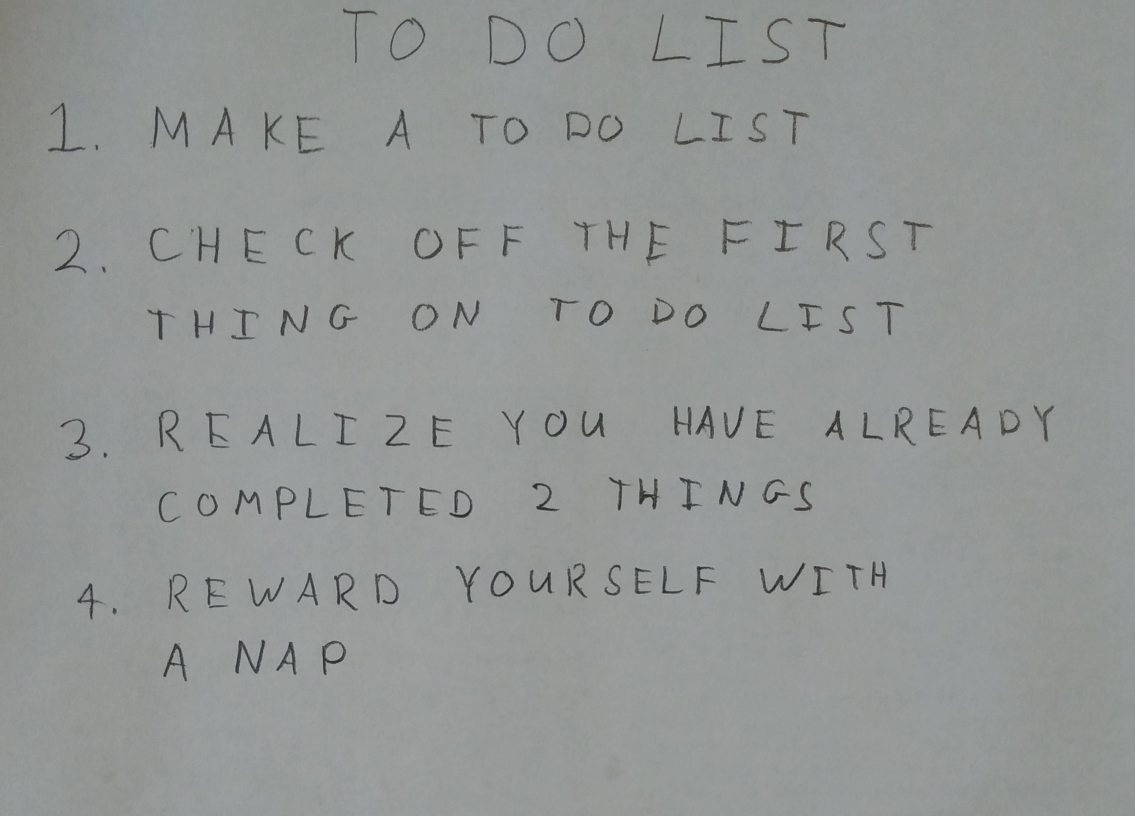
#> input picture CV_hw5/images/01_list.jpg, 2270 x 1631 px (shown at 1/2 size); its folder holds only this picture in this run
$ python run_q4.py
#> lines starting #> are read from the running program, lines starting #| are printed output that depends on the picture; after the words box and inside, x2 and y2 are one past the last pixel; in counts of white or black regions, pixels touching at a corner belong together
### CV_hw5/python/q4.py
import numpy as np

import skimage
import skimage.measure
import skimage.color
import skimage.restoration
import skimage.filters
import skimage.morphology
import skimage.segmentation

# takes a color image
# returns a list of bounding boxes and black_and_white image
def findLetters(image):
    bboxes = []
    bw = None


    # print(image.shape)
    # insert processing in here
    # one idea estimate noise -> denoise -> greyscale -> threshold -> morphology -> label -> skip small boxes
    # this can be 10 to 15 lines of code using skimage functions


    ##########################
    ##### your code here #####
    ##########################
    sigma_est = skimage.restoration.estimate_sigma(image, multichannel = True, average_sigmas = True)
#> sigma_est = 0.00154
    # print(f"Estimated Gaussian noise standard deviation = {sigma_est}")
    denoise_img = skimage.restoration.denoise_tv_chambolle(image, weight = sigma_est, multichannel = True)
    # print('denoise img shape',denoise_img.shape)
    grey_img = skimage.color.rgb2gray(denoise_img)
    # print('grey img shape',grey_img.shape)
    thresh = skimage.filters.threshold_otsu(grey_img)
#> thresh = 0.451
    # print('threshold',thresh)
    binary_img = grey_img < thresh
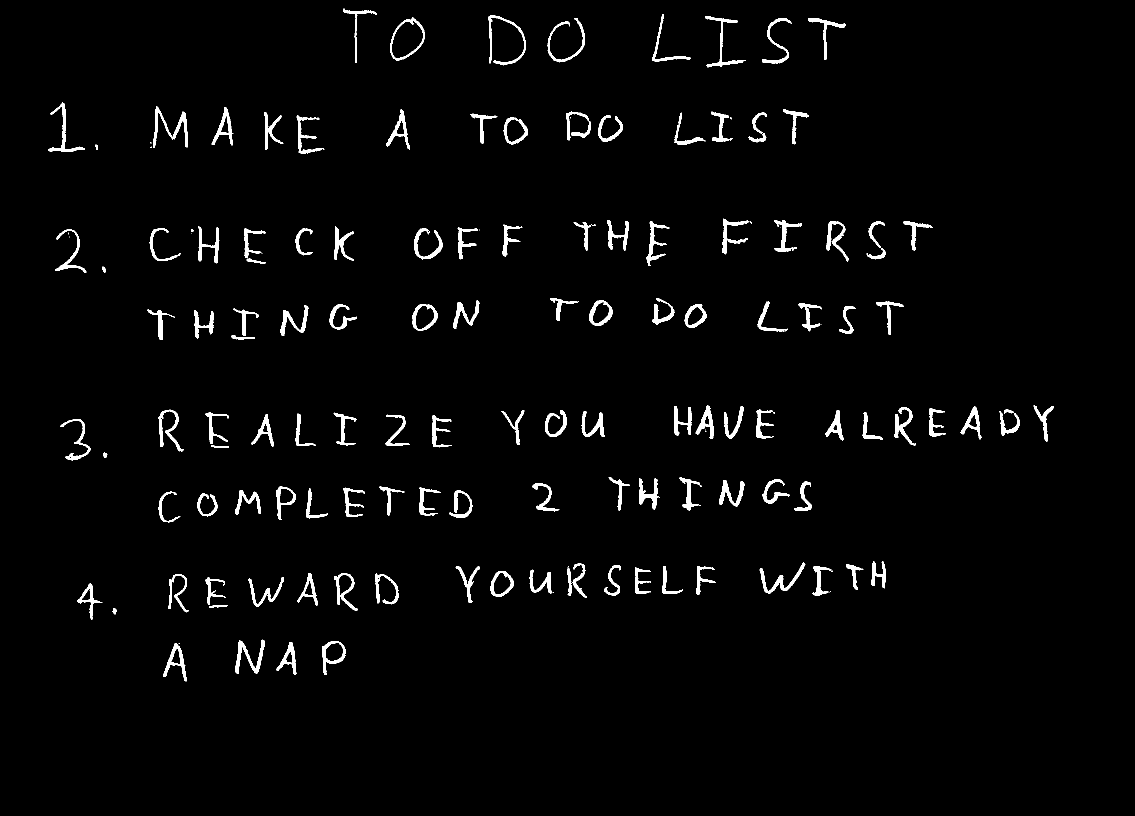
#> binary_img: shape (1631, 2270) bool (shown at 1/2 size); 2.4% white; 158 white regions (29 under 20 px), largest, box (x1, y1, x2, y2) and area: (306, 213, 376, 295) 1368, (471, 1279, 530, 1348) 1217, (977, 30, 1052, 131) 1138
    # print('binary img shape',binary_img.shape)
    morph_img = skimage.morphology.opening(binary_img, skimage.morphology.square(3))
#> morph_img: shape (1631, 2270) bool; 2.3% white; 174 white regions (16 under 20 px), largest, box (x1, y1, x2, y2) and area: (471, 1280, 530, 1347) 1214, (977, 31, 1052, 130) 1125, (1520, 1126, 1610, 1187) 1124
    bw = ~morph_img
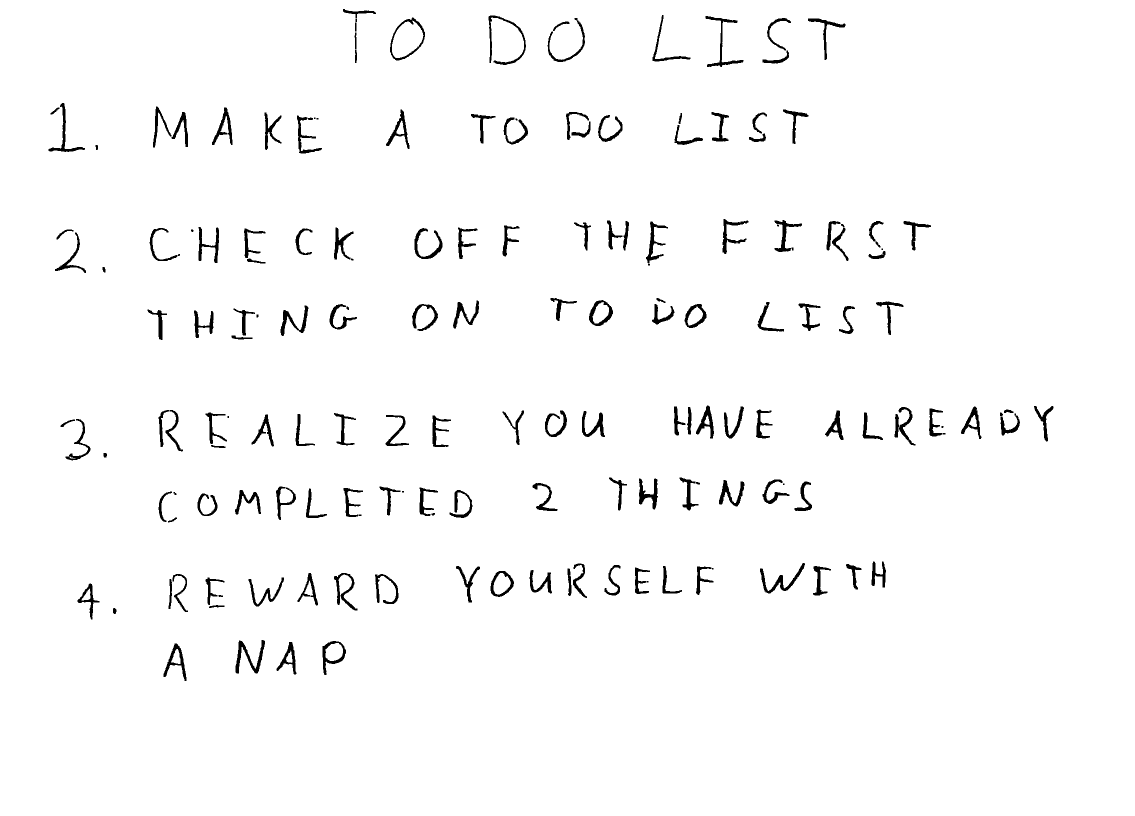
#> bw: shape (1631, 2270) bool (shown at 1/2 size); 97.7% white; 174 black regions (16 under 20 px)

    cleared = skimage.segmentation.clear_border(morph_img)
    label_img = skimage.measure.label(cleared, connectivity= 2)
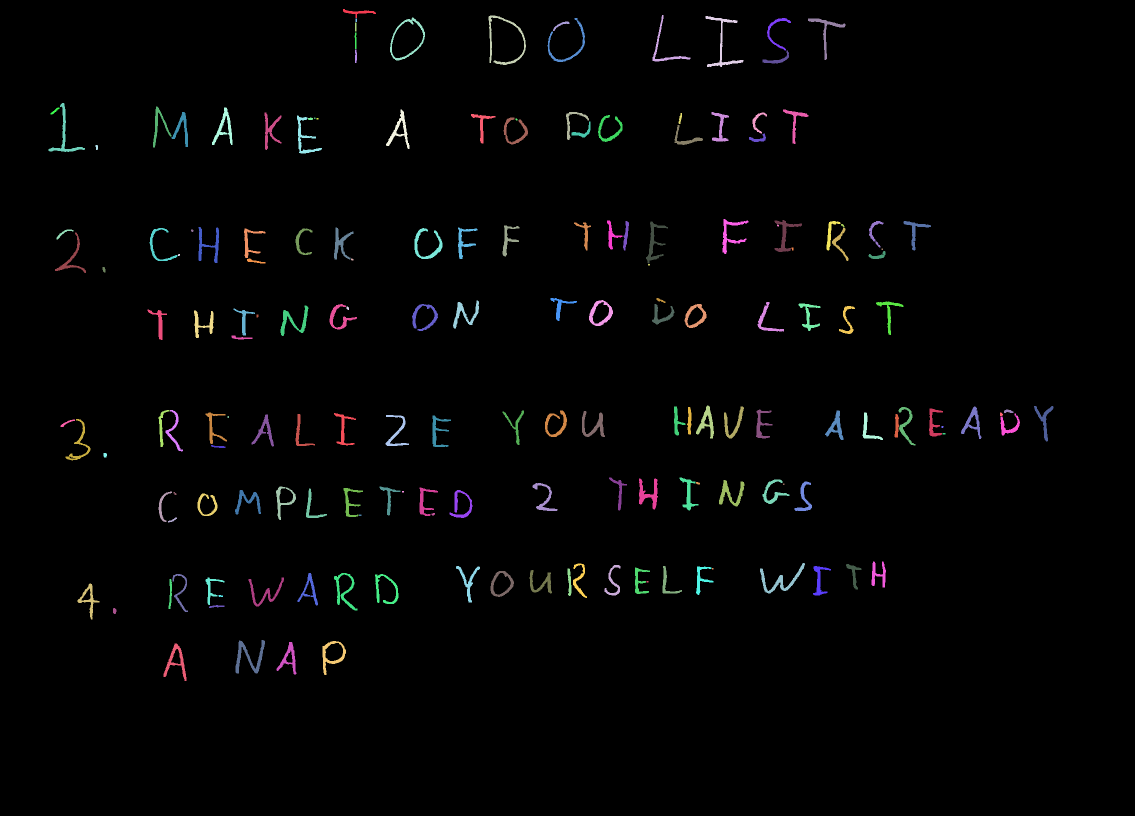
#> label_img: shape (1631, 2270) int32 (shown at 1/2 size); 175 distinct labels, from 0 to 174; one colour per label, 0 black
    regions = skimage.measure.regionprops(label_img)
#> regions = 174 regions; largest, box (x1, y1, x2, y2) and area: (471, 1280, 530, 1347) 1214, (977, 31, 1052, 130) 1125, (1520, 1126, 1610, 1187) 1124, (1411, 32, 1487, 134) 1083, (1278, 957, 1316, 1019) 983
    mean_area = (np.sum([region.area for region in regions]) / len(regions)) / 2
#> mean_area = 248.1
    bboxes = [region.bbox for region in regions if region.area > mean_area]
#> bboxes = 124 items, first 6: (18, 686, 36, 752), (30, 1305, 123, 1381), (31, 977, 130, 1052), (32, 1411, 134, 1487), (35, 780, 121, 850), (36, 1095, 124, 1170)

    # for region in skimage.measure.regionprops(label_img):
    #     bboxes.append(region.bbox)
    #     print(region.bbox)
    return bboxes, bw

### CV_hw5/python/run_q4.py
import os
import numpy as np
import matplotlib.pyplot as plt
import matplotlib.patches

#for image testing
import skimage
import skimage.measure
import skimage.color
import skimage.restoration
import skimage.io
import skimage.filters
import skimage.morphology
import skimage.segmentation

from nn import *
from q4 import *
# do not include any more libraries here!
# no opencv, no sklearn, etc!
import warnings
warnings.simplefilter(action='ignore', category=FutureWarning)
warnings.simplefilter(action='ignore', category=UserWarning)

# [30 lines of commented-out code are left out]


for img in os.listdir('../images'):
    im1 = skimage.img_as_float(skimage.io.imread(os.path.join('../images',img)))
    bboxes, bw = findLetters(im1)

    plt.imshow(bw, cmap = 'gray')
    for bbox in bboxes:
        minr, minc, maxr, maxc = bbox
        rect = matplotlib.patches.Rectangle((minc, minr), maxc - minc, maxr - minr,
                                fill=False, edgecolor='red', linewidth=2)
        plt.gca().add_patch(rect)
#> this loop made 124 passes
#> (minr, minc, maxr, maxc) on passes 1 to 12: (18, 686, 36, 752), (30, 1305, 123, 1381), (31, 977, 130, 1052), (32, 1411, 134, 1487), (35, 780, 121, 850), (36, 1095, 124, 1170), (36, 1534, 101, 1582), (37, 1616, 120, 1691), (101, 1525, 127, 1578), (206, 97, 304, 170), (213, 306, 295, 343), (215, 424, 290, 465)
#     plt.show()
    # find the rows using..RANSAC, counting, clustering, etc.
    ##########################
    ##### your code here #####
    ##########################

    # print(bboxes)
    # print(len(bboxes))

    # Find the average characters size
    centers = [bbox for bbox in bboxes]
#> centers has the same summary as bboxes in findLetters
    centers = sorted(centers, key = lambda x:x[0])
    # print('centers',centers)

    sizes = [[bbox[2] - bbox[0], bbox[3] - bbox[1]] for bbox in bboxes] # y, x
#> sizes = 124 pairs, first value 18 to 102, second value 8 to 90
    mean_size = np.sum(sizes, axis = 0) / len(sizes)
#> mean_size = [61.92, 43.54]
    # print('mean size:', mean_size)
    # heights = [c[0] for c in centers]

    curr_height = (centers[0][0] + centers[0][2]) / 2 # the most left top char's y location
#> curr_height = 27
    rows = []
    row =[]

    for c in centers:
        if ((c[0] + c[2]) / 2) > (curr_height + mean_size[0]):
            row = sorted(row, key = lambda x: x[1])
            rows.append(row)
            row = [c]
            curr_height = (c[0] + c[2]) / 2
        else:
            row.append(c)
#> this loop made 124 passes
#> curr_height on passes 9, 10, 26, 45, 60, 85: 114, 255, 473, 619, 844, 988
#> after the loop, curr_height = 1313.5; row = [(1280, 471, 1347, 530), (1282, 645, 1350, 692), (1284, 553, 1349, 593), (1287, 327, 1362, 373)]; rows = 8 items
    #sort the last formed row and append it the to big list
    row = sorted(row, key = lambda x: x[1])
#> row = [(1287, 327, 1362, 373), (1280, 471, 1347, 530), (1284, 553, 1349, 593), (1282, 645, 1350, 692)]
    rows.append(row)
    # print('how many lines', len(rows))
    # print('boxes after sort',rows)


    # crop the bounding boxes
    # note.. before you flatten, transpose the image (that's how the dataset is!)
    # consider doing a square crop, and even using np.pad() to get your images looking more like the dataset
    ##########################
    ##### your code here #####
    ##########################
    crops = []
    tolerance = 24
    kernel = np.array([[0, 1, 0], [1, 1, 1], [0, 1, 0]])
    for row in rows:
        crop = []
        for coord in row:
            y2, x2, y1, x1 = coord
            y2 = np.max((0, y2 - tolerance))
            y1 = np.min((y1 + tolerance, im1.shape[0]))
            x2 = np.max((0, x2 - tolerance))
            x1 = np.min((x1 + tolerance, im1.shape[1]))
            # crop_img =  bw[y2 - tolerance: y1 + tolerance, x2 - tolerance : x1 + tolerance]
            crop_img =  bw[y2 : y1 , x2: x1]
            pad_row = 0
            pad_col = 0
            if (y1 - y2) < (x1 - x2):
                # pad_col = (x1 - x2) // 20
                pad_row = ((x1 - x2) - (y1 - y2)) // 2 + pad_col
            elif (y1 - y2) > (x1 - x2):
                # pad_row = (y1 - y2) // 20
                pad_col = ((y1 - y2) - (x1 - x2)) // 2 + pad_row

            crop_img = np.pad(crop_img, ((pad_row,),(pad_col,)), 'constant', constant_values= (1, 1))
            # plt.imshow(crop_img, cmap = 'gray')
            # plt.show()

            crop_img = skimage.transform.resize(crop_img, (500, 500))
            crop_img = skimage.exposure.adjust_gamma(crop_img,5)

            crop_img = skimage.transform.resize(crop_img, (200, 200))
            crop_img = skimage.exposure.adjust_gamma(crop_img,5)
            # plt.imshow(crop_img, cmap = 'gray')
            # plt.show()
            crop_img = skimage.transform.resize(crop_img, (32, 32))
            crop_img = skimage.morphology.erosion(crop_img, skimage.morphology.square(2))
            crop_img = skimage.exposure.adjust_gamma(crop_img,5)


            crop_img = crop_img.T
            crop.append(crop_img.flatten())
        crops.append(np.array(crop))
#> this loop made 9 passes
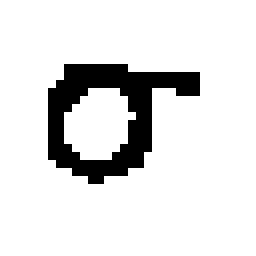
#> crop_img: shape (32, 32) bool (shown 8 times larger); 88.1% white; black in thin lines or dots, all inside (x1, y1, x2, y2) = (6, 8, 25, 23)
#> after the loop, crops = 9 items

        #visualize the cropped images
        # print(crop_img)
        # plt.imshow(crop_img, cmap = 'gray')
        # print('crop image shape',crop_img.shape)
        # plt.show()


###=========================

    # load the weights
    # run the crops through your neural network and print them out
    import pickle
    import string
    letters = np.array([_ for _ in string.ascii_uppercase[:26]] + [str(_) for _ in range(10)])
#> (the run stopped early here; a loop or call above may not have finished)
